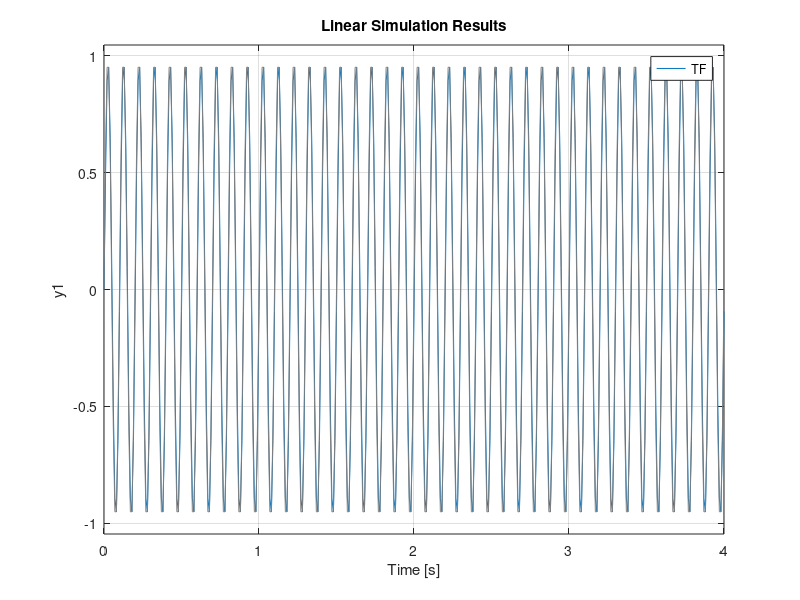

This chart was generated by the following MATLAB code:
TF=tf([1],[1/(2*pi*100) 1]); %%sistema ordine 1

%%%%%%%%GRADINO%%%%%%%%%%%%%%%%%%%%%%%%%%%%%%%%%%%%%%%%
step(TF)

%%%%%%%%%SINUSOIDE%%%%%%%%%%%%%%%%%%%%%%%%%%%%%%%%%%%%%%%
t = 0:0.01:4;
F0=10;
IN = sin(2*pi*F0*t);

lsim(TF,IN,t)